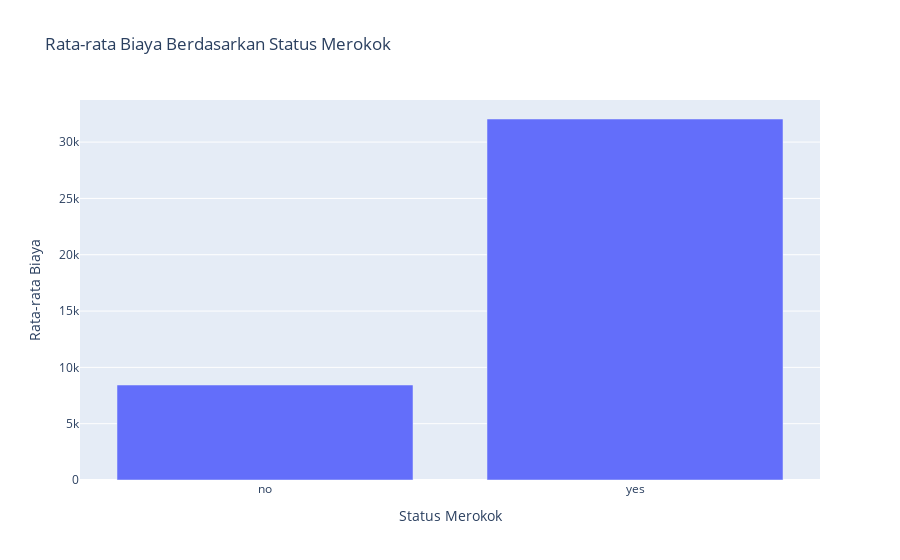

The notebook cell saved with this chart:
### Markdown cell above
### __4. Rata-rata biaya berdasarkan status merokok (Bar Chart)__

### Code cell
# 4. Rata-rata biaya berdasarkan status merokok (Bar Chart)
avg_charges_smoker = df.groupby('smoker')['charges'].mean().reset_index()
fig4 = go.Figure()
fig4.add_trace(go.Bar(x=avg_charges_smoker['smoker'], y=avg_charges_smoker['charges']))
fig4.update_layout(title='Rata-rata Biaya Berdasarkan Status Merokok', xaxis_title='Status Merokok', yaxis_title='Rata-rata Biaya')
fig4.show()

### Figure 1 — Plotly figure (JSON) as saved in the notebook; plotly's stock layout.template omitted (floating-point values rounded to 4 significant figures)
{"data": [{"type": "bar", "x": ["no", "yes"], "y": [8434.0, 32050.0]}], "layout": {"title": {"text": "Rata-rata Biaya Berdasarkan Status Merokok"}, "xaxis": {"title": {"text": "Status Merokok"}}, "yaxis": {"title": {"text": "Rata-rata Biaya"}}}}
